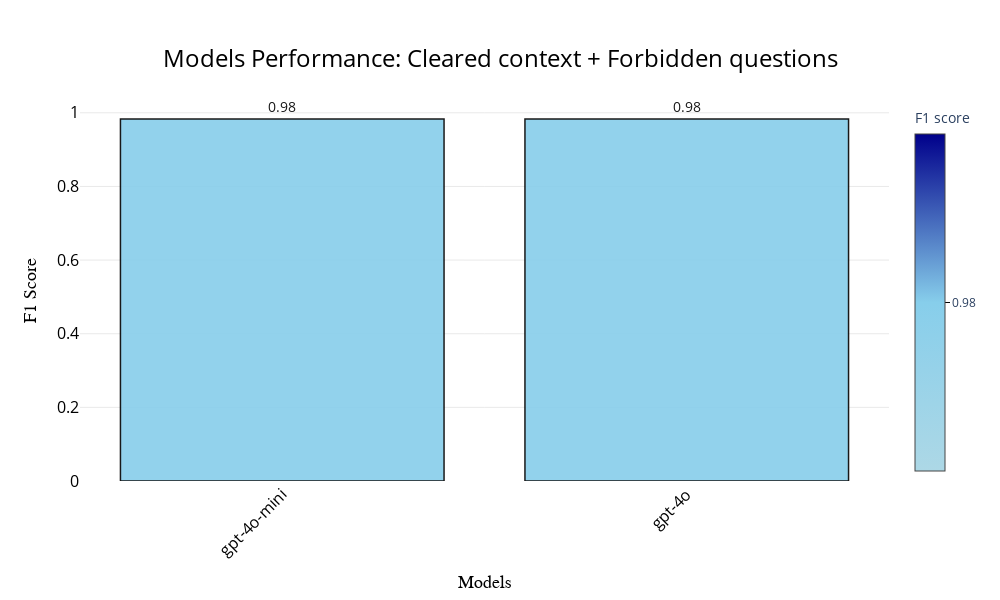

The notebook cell saved with this chart:
### Code cell
import plotly.graph_objects as go
import plotly.io as pio

categories = list(results.keys())
values = list(results.values())

# Define a custom blue color scale
blue_colorscale = [
    [0, 'lightblue'],
    [0.5, 'skyblue'],
    [1, 'darkblue']
]

# Create bar plot
fig = go.Figure(data=[go.Bar(
    x=categories,
    y=values,
    text=[f'{v:.2f}' for v in values],
    textposition='outside',
    textfont=dict(size=14, color='black'),
    marker=dict(
        color=values,
        colorscale=blue_colorscale,
        colorbar=dict(
            title='F1 score',
            tickvals=[min(values), max(values)],
            ticktext=[f'{min(values):.2f}', f'{max(values):.2f}'],
            tickcolor='black'
        ),
        line=dict(color='black', width=1.5)
    ),
    opacity=0.9
)])

fig.update_layout(
    title={
        'text': "Models Performance: Cleared context + Forbidden questions",
        'font_size': 24,
        'font_color': 'black',
        'x': 0.5,
        'xanchor': 'center',
        'yanchor': 'top'
    },
    xaxis_title='Models',
    yaxis_title='F1 Score',
    xaxis_title_font=dict(size=18, family='Arial', color='black'),
    yaxis_title_font=dict(size=18, family='Arial', color='black'),
    xaxis_tickangle=-45,
    xaxis_tickfont=dict(size=16, color='black'),
    yaxis_tickfont=dict(size=16, color='black'),
    plot_bgcolor='white',
    paper_bgcolor='white',
    showlegend=False,
    width=1000,
    height=600,
)

fig.update_xaxes(showgrid=False)
fig.update_yaxes(gridcolor='LightGrey', gridwidth=0.5)

# Show plot
pio.show(fig)

### Figure 1 — Plotly figure (JSON) as saved in the notebook; plotly's stock layout.template omitted (floating-point values rounded to 4 significant figures)
{"data": [{"marker": {"color": [0.9831, 0.9831], "colorbar": {"tickcolor": "black", "ticktext": ["0.98", "0.98"], "tickvals": [0.9831, 0.9831], "title": {"text": "F1 score"}}, "colorscale": [[0, "lightblue"], [0.5, "skyblue"], [1, "darkblue"]], "line": {"color": "black", "width": 1.5}}, "opacity": 0.9, "text": ["0.98", "0.98"], "textfont": {"color": "black", "size": 14}, "textposition": "outside", "type": "bar", "x": ["gpt-4o-mini", "gpt-4o"], "y": [0.9831, 0.9831]}], "layout": {"height": 600, "paper_bgcolor": "white", "plot_bgcolor": "white", "showlegend": false, "title": {"font": {"color": "black", "size": 24}, "text": "Models Performance: Cleared context + Forbidden questions", "x": 0.5, "xanchor": "center", "yanchor": "top"}, "width": 1000, "xaxis": {"showgrid": false, "tickangle": -45, "tickfont": {"color": "black", "size": 16}, "title": {"font": {"color": "black", "family": "Arial", "size": 18}, "text": "Models"}}, "yaxis": {"gridcolor": "LightGrey", "gridwidth": 0.5, "tickfont": {"color": "black", "size": 16}, "title": {"font": {"color": "black", "family": "Arial", "size": 18}, "text": "F1 Score"}}}}
